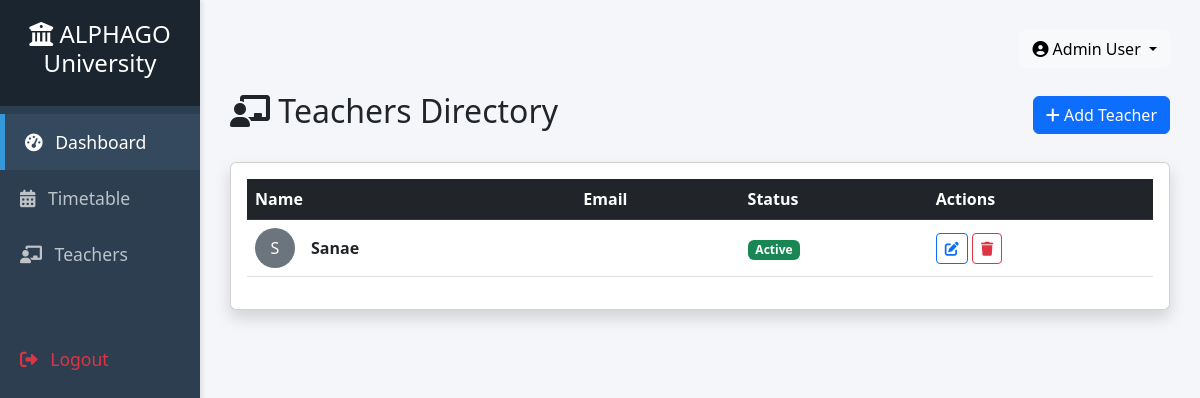
The page /teachers/ on the database as committed earlier.
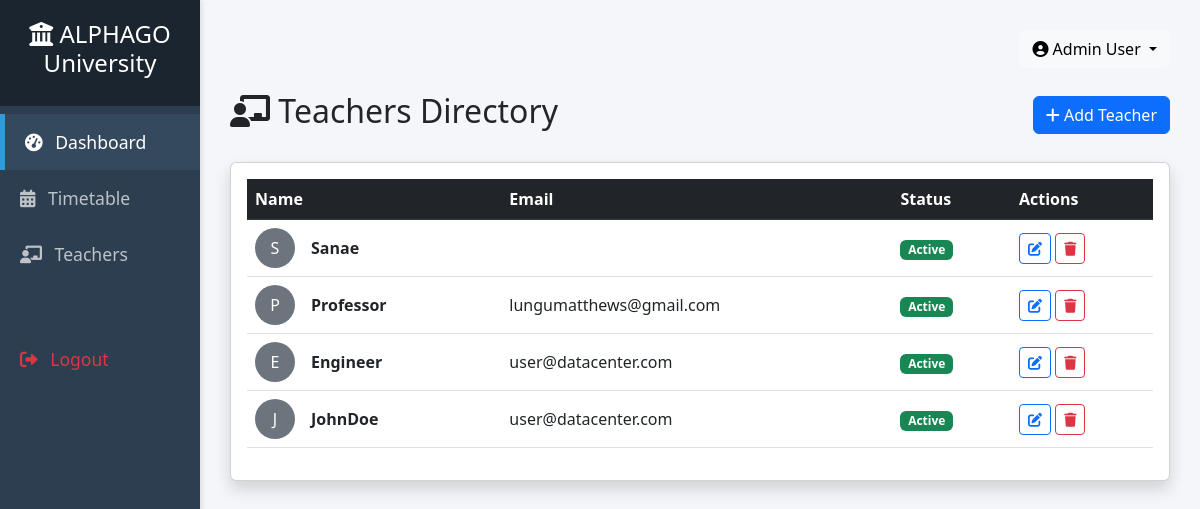
The same page on the database as committed later.
### scheduler/models.py (models this page shows)
class User(AbstractUser):
    ROLE_CHOICES = [('A', 'Admin'), ('T', 'Teacher'), ('S', 'Student')]
    role = models.CharField(max_length=1, choices=ROLE_CHOICES)
    student_group = models.CharField(max_length=50, blank=True, null=True) #added this bcs we need to know the group of the student :mohammed 25/01

### scheduler/views.py (the view)
# urls.py: path('teachers/', views.teacher_list, name='teacher_list'),
def teacher_list(request):
    teachers = User.objects.filter(role='T')
    return render(request, 'scheduler/teacher_list.html', {'teachers': teachers})

### scheduler/templates/scheduler/teacher_list.html
{% extends 'scheduler/base.html' %}
{% block content %}
<div class="d-flex justify-content-between align-items-center mb-4">
    <h2><i class="fas fa-chalkboard-teacher"></i> Teachers Directory</h2>
    <a href="{% url 'add_teacher' %}" class="btn btn-primary"><i class="fas fa-plus"></i> Add Teacher</a>
</div>
<div class="card shadow">
    <div class="card-body">
        <div class="table-responsive">
            <table class="table table-hover align-middle">
                <thead class="table-dark">
                    <tr>
                        <th>Name</th>
                        <th>Email</th>
                        <th>Status</th>
                        <th>Actions</th>
                    </tr>
                </thead>
                <tbody>
                    {% for teacher in teachers %}
                    <tr>
                        <td>
                            <div class="d-flex align-items-center">
                                <div class="avatar me-3 bg-secondary text-white rounded-circle d-flex justify-content-center align-items-center" style="width: 40px; height: 40px;">
                                    {{ teacher.username|make_list|first|upper }}
                                </div>
                                <strong>{{ teacher.username }}</strong>
                            </div>
                        </td>
                        <td>{{ teacher.email }}</td>
                        <td><span class="badge bg-success">Active</span></td>
                        <td>
                            <button class="btn btn-sm btn-outline-primary"><i class="fas fa-edit"></i></button>
                            <button class="btn btn-sm btn-outline-danger"><i class="fas fa-trash"></i></button>
                        </td>
                    </tr>
                    {% empty %}
                    <tr>
                        <td colspan="4" class="text-center py-4">No teachers found.</td>
                    </tr>
                    {% endfor %}
                </tbody>
            </table>
        </div>
    </div>
</div>
{% endblock %}

### scheduler/templates/scheduler/base.html (shortened to what this page needs)
<!DOCTYPE html>
<html lang="en">
<head>
    <link href="https://cdn.jsdelivr.net/npm/bootstrap@5.3.0/dist/css/bootstrap.min.css" rel="stylesheet">
    <link rel="stylesheet" href="https://cdnjs.cloudflare.com/ajax/libs/font-awesome/6.0.0/css/all.min.css">
</head>
<body>
    <div class="container-fluid">
        <div class="row">
            <div class="col-md-2 sidebar p-0">
                <div class="sidebar-header">
                    <h4><i class="fas fa-university"></i> ALPHAGO University</h4>
                </div>
               <ul class="nav flex-column mt-2">
    <li class="nav-item">
        <a href="{% url 'dashboard' %}" class="nav-link active">
            <i class="fas fa-tachometer-alt me-2"></i> Dashboard
        </a>
    </li>
    <li class="nav-item">
        <a href="{% url 'timetable' %}" class="nav-link">
            <i class="fas fa-calendar-alt me-2"></i> Timetable
        </a>
    </li>
    <li class="nav-item">
        <a href="{% url 'teacher_list' %}" class="nav-link">
            <i class="fas fa-chalkboard-teacher me-2"></i> Teachers
        </a>
    </li>
                    <li class="nav-item mt-5">
                        <a href="#" class="nav-link text-danger">
                            <i class="fas fa-sign-out-alt me-2"></i> Logout
                        </a>
                    </li>
                </ul>
            </div>
            <div class="col-md-10 content-area">
                <div class="d-flex justify-content-end mb-4">
                    <div class="dropdown">
                        <button class="btn btn-light dropdown-toggle" type="button" id="userMenu" data-bs-toggle="dropdown">
                            <i class="fas fa-user-circle"></i> Admin User
                        </button>
                    </div>
                </div>
                {% block content %}
                {% endblock %}
            </div>
        </div>
    </div>
</body>
</html>

### scheduler/templates/scheduler/base.html (style rules this page uses)
body { background-color: #f4f6f9; font-family: 'Segoe UI', Tahoma, Geneva, Verdana, sans-serif; }
.sidebar { min-height: 100vh; background: #2c3e50; color: white; box-shadow: 2px 0 5px rgba(0,0,0,0.1); }
.sidebar-header { padding: 20px; background: #1a252f; text-align: center; }
.nav-link { color: #bdc3c7; padding: 15px 20px; font-size: 1.1rem; }
.nav-link:hover, .nav-link.active { color: white; background: #34495e; border-left: 5px solid #3498db; }
.content-area { padding: 30px; }

Rows that differ between the two databases and show on the page:
added User: username|make_list "P", username "Professor", email "lungumatthews@gmail.com"
added User: username|make_list "E", username "Engineer", email "user@datacenter.com"
added User: username|make_list "J", username "JohnDoe", email "user@datacenter.com"
